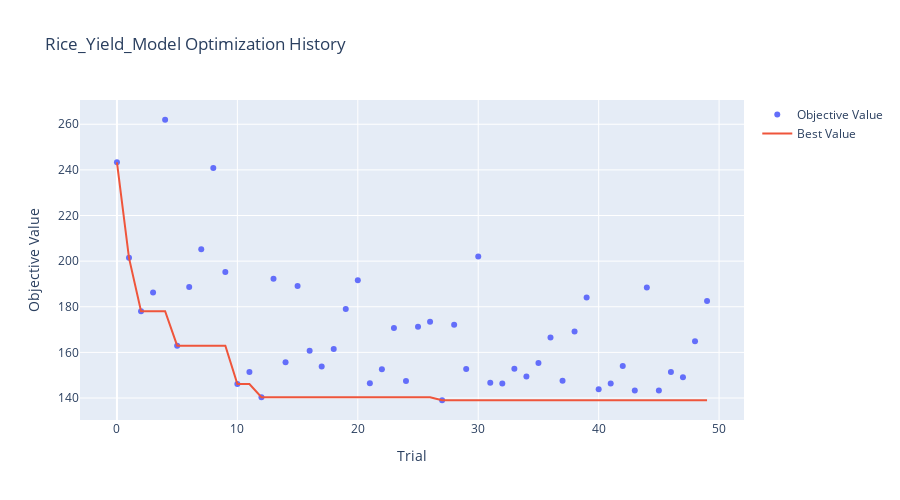
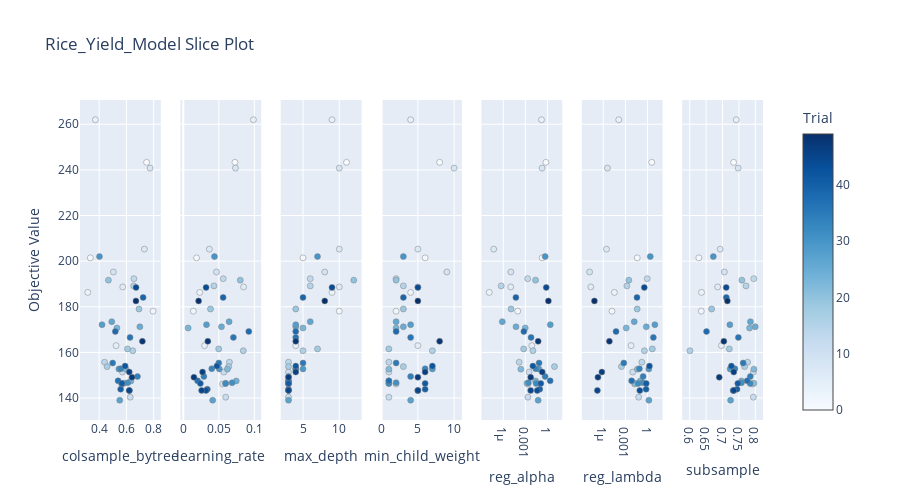

Source (notebook cell) for these figures, in order:
### Markdown cell above
### 6. Visualizing Optimization

### Code cell
name = f"{CHOSEN_CROP.capitalize()}_Yield_Model"

fig = plot_optimization_history(study)
fig.update_layout(title=f'{name} Optimization History', width=900, height=500)
fig.show()

fig = plot_slice(study)
fig.update_layout(title=f'{name} Slice Plot', width=900, height=500)
fig.show()
